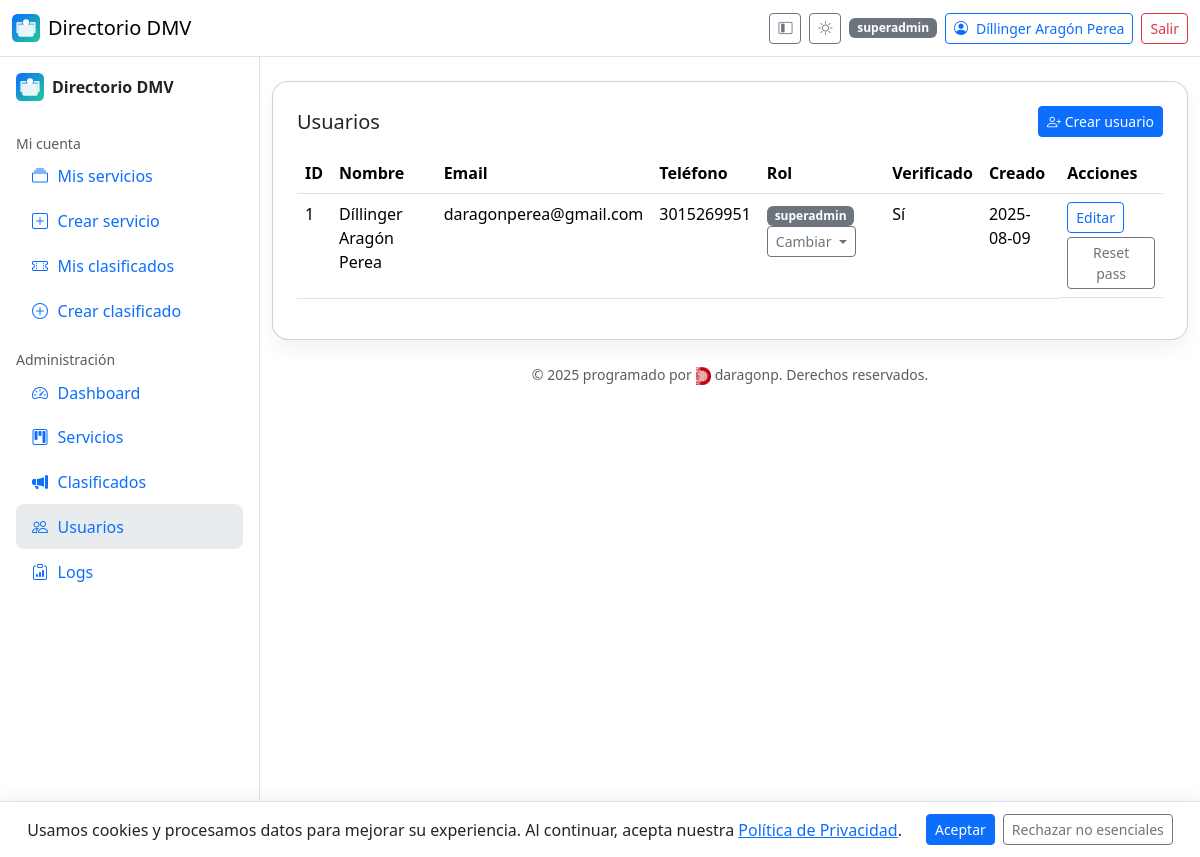
Before: /admin/users (signed in) with the older database file.
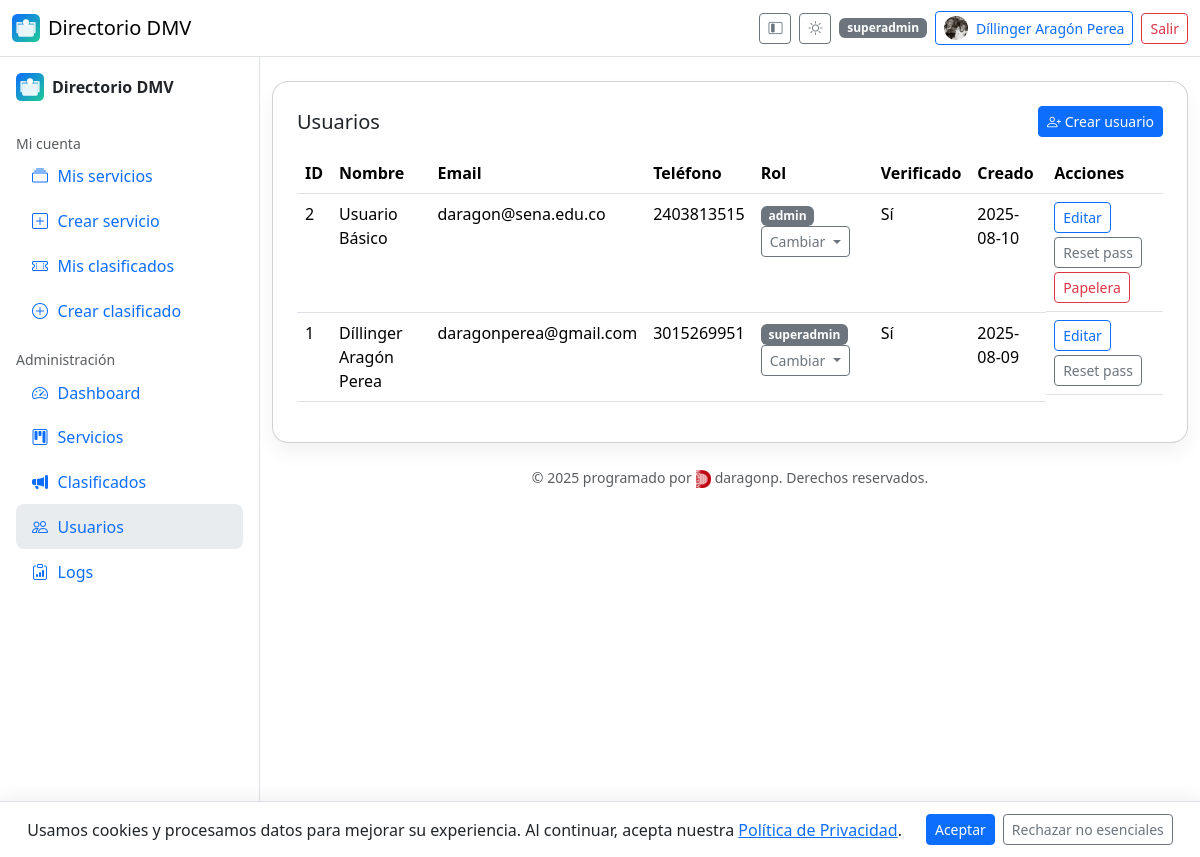
After: the same page with the newer database file.
### app/models.py (models this page shows, shortened)
class User(UserMixin, db.Model):
    id = db.Column(db.Integer, primary_key=True)
    name = db.Column(db.String(120), nullable=False)
    email = db.Column(db.String(120), unique=True, nullable=False, index=True)
    phone = db.Column(db.String(50))
    address = db.Column(db.String(200))
    password_hash = db.Column(db.String(256), nullable=False)
    role = db.Column(db.String(20), default=Role.BASIC.value, nullable=False)
    is_verified = db.Column(db.Boolean, default=False)
    verification_code = db.Column(db.String(6), nullable=True)
    avatar_url = db.Column(db.String(255))
    is_deleted = db.Column(db.Boolean, default=False)
    created_at = db.Column(db.DateTime, default=datetime.utcnow)
    updated_at = db.Column(db.DateTime, default=datetime.utcnow, onupdate=datetime.utcnow)
    services = db.relationship(
        "Service",
        backref="owner",
        lazy=True,
        foreign_keys="Service.owner_id",
    )
    approved_services = db.relationship(
        "Service",
        backref="approver",
        lazy=True,
        foreign_keys="Service.approved_by",
    )

### app/admin.py (the view)
@admin_bp.route("/users")
@login_required
def users():
    if not _require_admin():
        return ("Forbidden", 403)
    if _is_super():
        items = User.query.filter_by(is_deleted=False).order_by(User.created_at.desc()).limit(1000).all()
    else:
        items = User.query.filter(
            User.is_deleted == False,
            User.role == "user"
        ).order_by(User.created_at.desc()).limit(1000).all()
    return render_template("admin/users.html", items=items)

### app/admin.py (called while the page is built)
def _require_admin():
    return current_user.is_authenticated and current_user.role in ("admin", "superadmin")

@admin_bp.before_request
def _check_admin():
    if request.endpoint and request.endpoint.startswith("admin.") and not _require_admin():
        return ("Forbidden", 403)

def _is_super():
    return current_user.is_authenticated and current_user.role == "superadmin"

### app/models.py (called while the page is built)
@login_manager.user_loader
def load_user(user_id):
    return User.query.get(int(user_id))

### app/templates/admin/users.html (shortened to what this page needs)
{% extends "base.html" %}
{% block content %}
<div class="card card-shadow p-4">
  <div class="d-flex justify-content-between align-items-center mb-3">
    <h1 class="h5 m-0">Usuarios</h1>
    <a href="{{ url_for('admin.create_user') }}" class="btn btn-primary btn-sm">
      <i class="bi bi-person-plus"></i> Crear usuario
    </a>
  </div>
  <div class="table-responsive">
    <table class="table" id="dt_users">
      <thead>
        <tr>
          <th>ID</th>
          <th>Nombre</th>
          <th>Email</th>
          <th>Teléfono</th>
          <th>Rol</th>
          <th>Verificado</th>
          <th>Creado</th>
          <th class="text-nowrap">Acciones</th>
        </tr>
      </thead>
      <tbody>
        {% for u in items %}
        <tr>
          <td>{{ u.id }}</td>
          <td>{{ u.name }}</td>
          <td>{{ u.email }}</td>
          <td>{{ u.phone or '' }}</td>
          <td>
            <span class="badge text-bg-secondary">{{ u.role }}</span>
            {% if current_user.role == 'superadmin' %}
              <div class="dropdown d-inline">
                <button class="btn btn-sm btn-outline-secondary dropdown-toggle" type="button" data-bs-toggle="dropdown">
                  Cambiar
                </button>
              </div>
            {% endif %}
          </td>
          <td>{{ 'Sí' if u.is_verified else 'No' }}</td>
          <td>{{ u.created_at.strftime('%Y-%m-%d') if u.created_at else '' }}</td>
          <td class="d-flex flex-wrap gap-1">
            <a class="btn btn-sm btn-outline-primary" href="{{ url_for('admin.edit_user', uid=u.id) }}" title="Editar">Editar</a>
            <form method="post" action="{{ url_for('admin.reset_password', uid=u.id) }}">
              <button class="btn btn-sm btn-outline-secondary" type="submit" title="Reset pass">
                Reset pass
              </button>
            </form>
            {% if current_user.id != u.id %}
            <form method="post" action="{{ url_for('admin.softdelete_user', uid=u.id) }}" onsubmit="return confirmSoft(this)">
              <button class="btn btn-sm btn-outline-danger" type="submit" title="Papelera">Papelera</button>
            </form>
            {% endif %}
          </td>
        </tr>
        {% endfor %}
      </tbody>
    </table>
  </div>
</div>
{% endblock %}

### app/templates/base.html (shortened to what the changed rows need)
{% set is_admin = (current_user.is_authenticated and current_user.role in ['admin','superadmin']) %}
<!doctype html>
<html lang="es">
<head>
  <link href="https://cdn.jsdelivr.net/npm/bootstrap@5.3.3/dist/css/bootstrap.min.css" rel="stylesheet">
  <link href="https://cdn.jsdelivr.net/npm/bootstrap-icons@1.11.3/font/bootstrap-icons.css" rel="stylesheet">
  <link href="https://cdn.datatables.net/2.0.8/css/dataTables.bootstrap5.css" rel="stylesheet">
  <link rel="stylesheet" href="{{ url_for('static', filename='css/style.css') }}">
</head>
<body class="bg-body">
<header class="navbar bg-body border-bottom sticky-top" id="appHeader">
  <div class="container-fluid">
    <div class="d-flex align-items-center gap-2">
      <button class="btn btn-sm btn-outline-secondary d-none d-lg-inline-flex" id="btnCollapse" title="Colapsar menú">
        <i class="bi bi-layout-sidebar-inset"></i>
      </button>
      <button class="btn btn-sm btn-outline-secondary" id="themeToggle" type="button" aria-label="Cambiar tema">
        <i class="bi bi-brightness-high" id="icon-sun" style="display:none"></i>
      </button>
      {% if current_user.is_authenticated %}
        <span class="badge text-bg-secondary d-none d-md-inline">{{ current_user.role }}</span>
        <a class="btn btn-sm btn-outline-primary d-flex align-items-center gap-2" href="{{ url_for('auth.profile') }}">
          {% if current_user.avatar_url %}
            <img src="{{ current_user.avatar_url }}" alt="avatar" class="rounded-circle" style="width:24px;height:24px;object-fit:cover;">
          {% else %}
            <i class="bi bi-person-circle"></i>
          {% endif %}
          <span class="d-none d-sm-inline">{{ current_user.name }}</span>
        </a>
        <a class="btn btn-sm btn-outline-danger" href="{{ url_for('auth.logout') }}">Salir</a>
      {% else %}
        <a class="btn btn-sm btn-outline-primary" href="{{ url_for('auth.login') }}">Ingresar</a>
        <a class="btn btn-sm btn-primary" href="{{ url_for('auth.register') }}">Registro</a>
      {% endif %}
    </div>
  </div>
</header>
<div class="layout" id="layout">
  <main class="container-fluid py-4">
    {% block content %}{% endblock %}
  </main>
</div>
</body>
</html>

Changed rows visible on the page:
changed User "Díllinger Aragón Perea": avatar_url: picture added
added User: id "2", name "Usuario Básico", email "daragon@sena.edu.co", phone "2403813515", role "admin", is_verified "Sí", created_at "2025-08-10"
